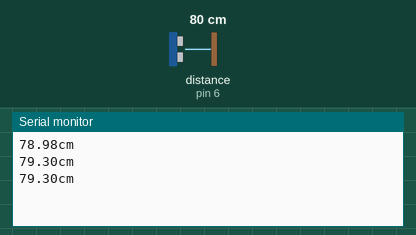
Simulated run of this sketch. Board: Arduino Uno, built with avr-gcc and run on an emulated ATmega328P. Shown: the last lines printed to the serial monitor. Wiring (inferred from the names in the program): ultrasonic range finder: trigger pin 7; echo pin 6. The inputs (shaded band) are chosen by the test bench; at power-on: distance to the obstacle (sensor on pin 6) 80 cm. The echo pulse lasts 58.3 µs per cm.

Above: at 1.3 s.
1.4 s: distance to the obstacle (sensor on pin 6) set to 2 cm
At 1.9 s:
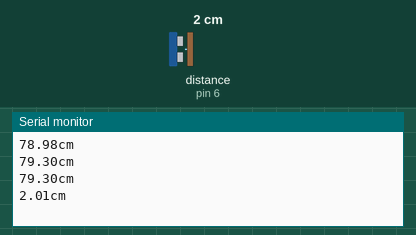
2.9 s: distance to the obstacle (sensor on pin 6) set to 4 cm
At 3.4 s:
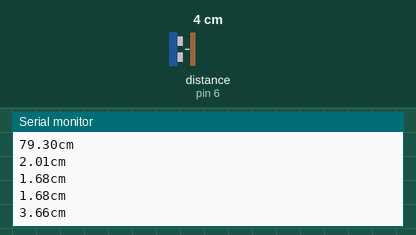
Timing chart, 0 to 5.9 s (numbered marks = the images above; inputs shaded):
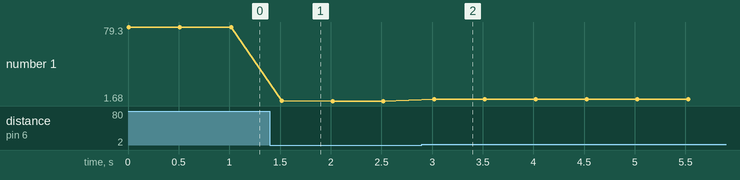

Measured:
- after the input at 1.4 s, the serial monitor: prints a new line after 0.12 s (image 1)
- after the input at 2.9 s, the serial monitor: prints a new line after 0.12 s (image 2)
- plotted number 1: 79.3 → 1.68 after the input at 1.4 s, 1.68 → 3.66 after the input at 2.9 s

The sketch:

1.ino
```cpp
const int PinTrig = 7;
const int PinEcho = 6;

// Constante velocidad sonido en cm/s
const float VelSon = 34000.0;

float distancia;
void setup() {
  // put your setup code here, to run once:
  Serial.begin(9600);
  // Ponemos el pin Trig en modo salida
  pinMode(PinTrig, OUTPUT);
  // Ponemos el pin Echo en modo entrada
  pinMode(PinEcho, INPUT);
}

void loop() {
  // put your main code here, to run repeatedly:
  ini();
  unsigned long tiempo = pulseIn(PinEcho, HIGH);

  // Obtenemos la distancia en cm, hay que convertir el tiempo en segudos ya que está en microsegundos
  // por eso se multiplica por 0.000001
  distancia = tiempo * 0.000001 * VelSon / 2.0;
  Serial.print(distancia);
  Serial.print("cm");
  Serial.println();
  delay(500);
}
void ini(){
  digitalWrite(PinTrig, LOW);
  delayMicroseconds(2);

  // Ponemos el pin Trigger a estado alto y esperamos 10 ms
  digitalWrite(PinTrig, HIGH);
  delayMicroseconds(10);

  // Comenzamos poniendo el pin Trigger en estado bajo
  digitalWrite(PinTrig, LOW);
}
```
